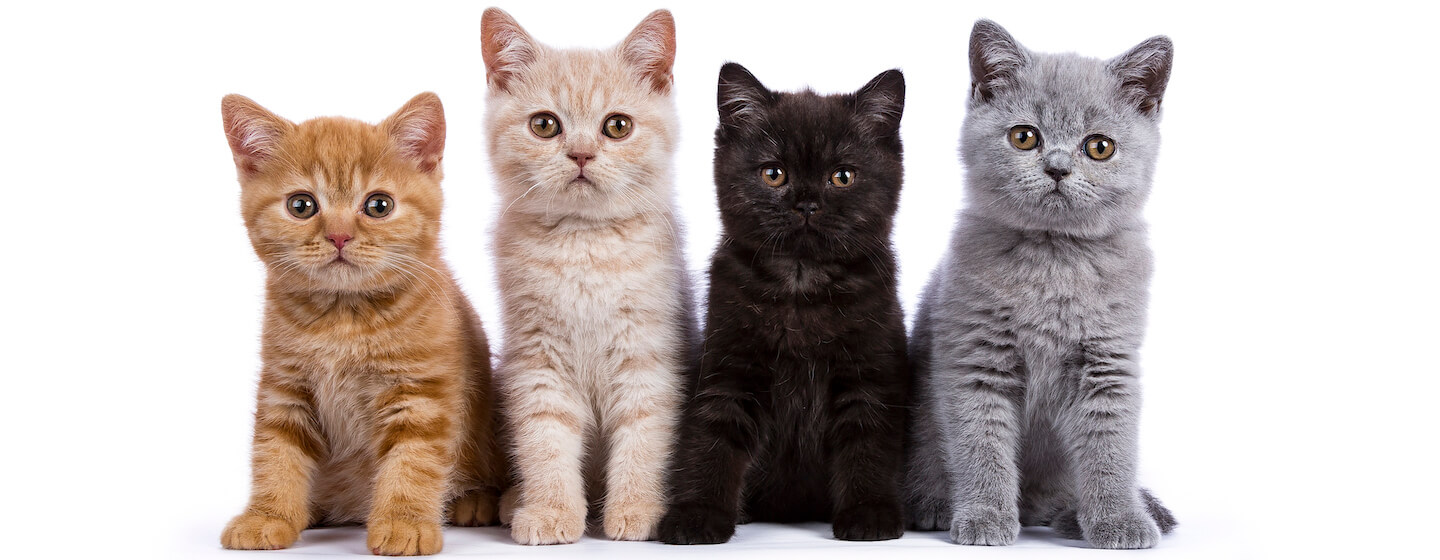
#> input picture Task_1/Section #1 - Basics/Images/cats.jpg, 1440 x 560 px, found by its file name
$ python histogram.py
#> lines starting #> are read from the running program, lines starting #| are printed output that depends on the picture; after the words box and inside, x2 and y2 are one past the last pixel; in counts of white or black regions, pixels touching at a corner belong together
#pylint:disable=no-member

import cv2 as cv
import matplotlib.pyplot as plt
import numpy as np

img = cv.imread('Task_One/Resources/Photos/cats.jpg')
#> img is the input picture: shape (560, 1440, 3); mean B, G, R 178.9, 182.2, 192.5
cv.imshow('Cats', img)

blank = np.zeros(img.shape[:2], dtype='uint8')

gray = cv.cvtColor(img, cv.COLOR_BGR2GRAY)
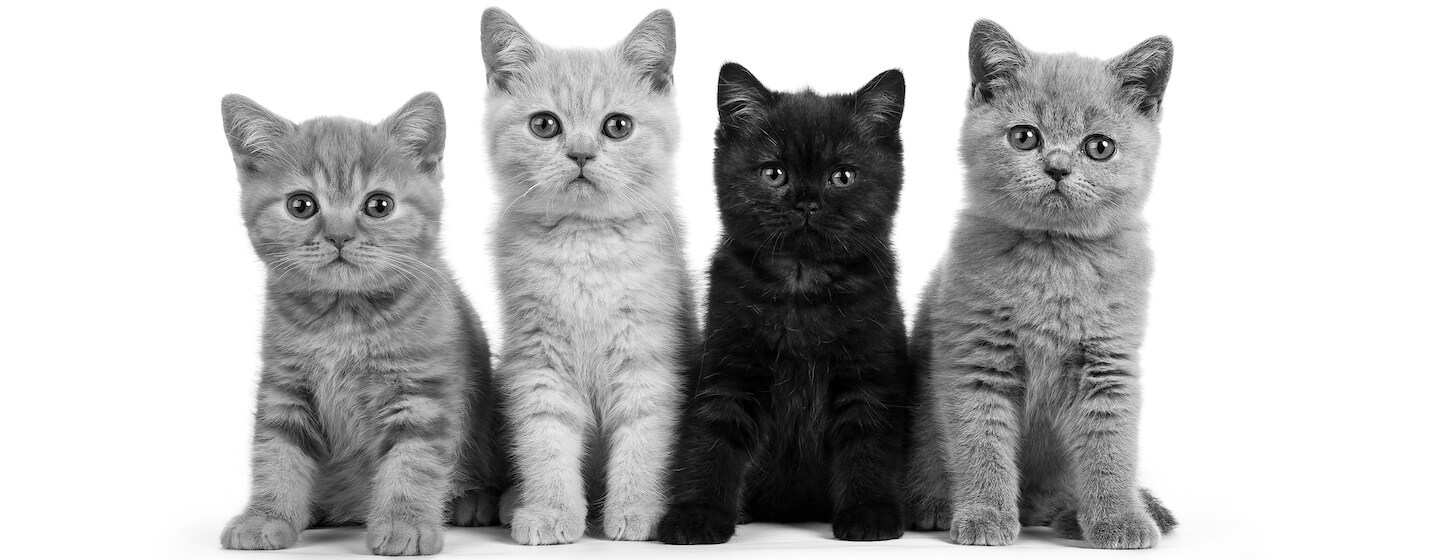
#> gray: shape (560, 1440); min 0, max 255, mean 184.9
cv.imshow('Gray', gray)
cv.waitKey(0)

mask = cv.circle(blank, (img.shape[1]//2,img.shape[0]//2), 100, 255, -1)
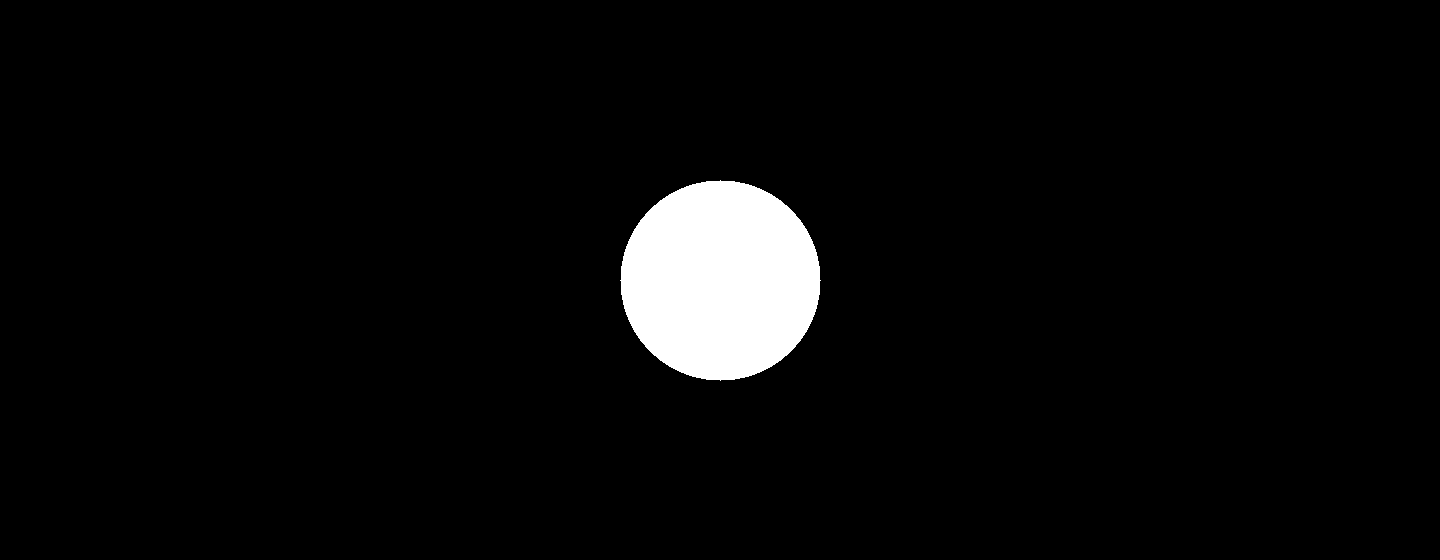
#> blank: shape (560, 1440); 3.9% white; 1 white region, box (x1, y1, x2, y2) and area: (620, 180, 821, 381) 31417

masked = cv.bitwise_and(img,img,mask=mask)
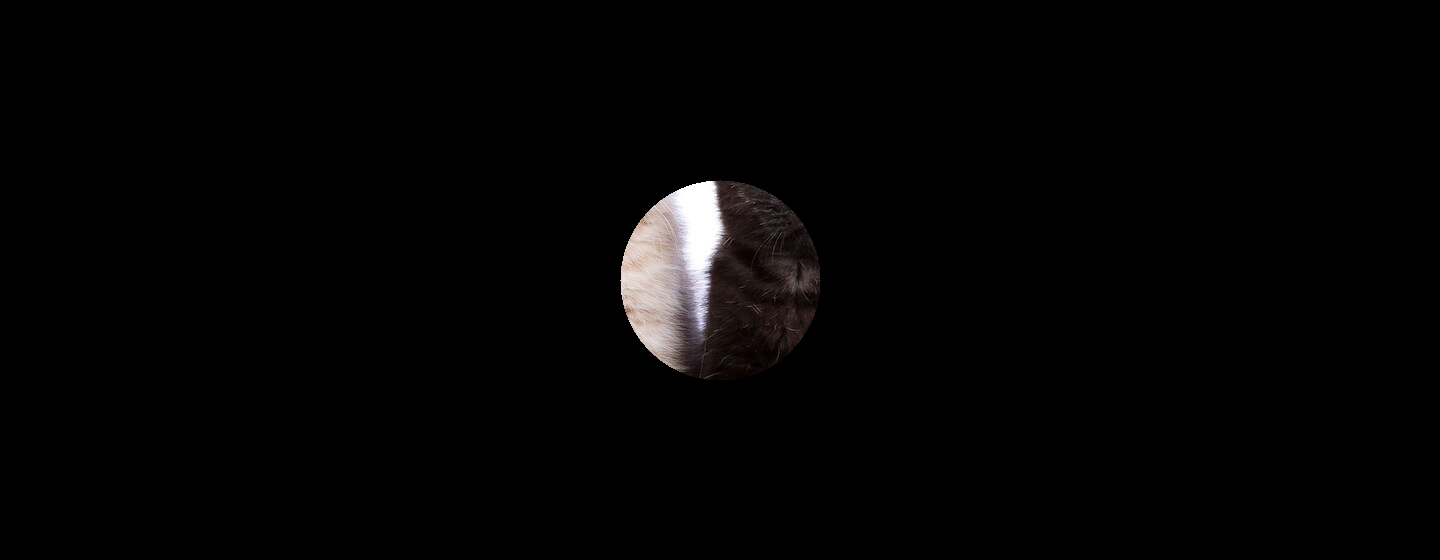
#> masked: shape (560, 1440, 3); mean B, G, R 3.6, 3.7, 4.1
cv.imshow('Mask', masked)
cv.waitKey(0)

# GRayscale histogram
gray_hist = cv.calcHist([gray], [0], mask, [256], [0,256] )
#> gray_hist = 256 values, max 1600 at index 255, min 2 at index 0, mean 122.7

plt.figure()
plt.title('Grayscale Histogram')
plt.xlabel('Bins')
plt.ylabel('# of pixels')
plt.plot(gray_hist)
plt.xlim([0,256])
plt.show()
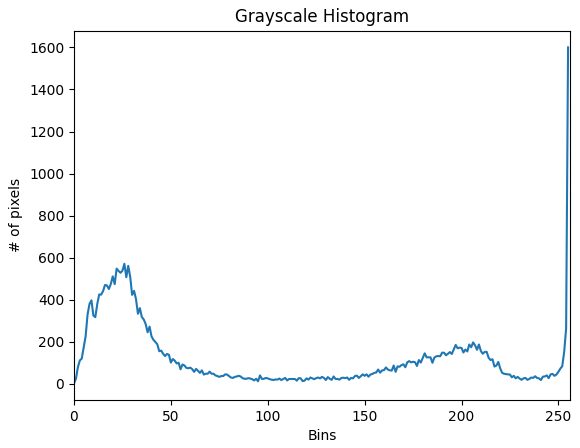
#> figure drawn by matplotlib, 1 panel; curve peaks at x = 255, y = 1600

# Colour Histogram

plt.figure()
plt.title('Colour Histogram')
plt.xlabel('Bins')
plt.ylabel('# of pixels')
colors = ('b', 'g', 'r')
for i,col in enumerate(colors):
    hist = cv.calcHist([img], [i], mask, [256], [0,256])
    plt.plot(hist, color=col)
    plt.xlim([0,256])

plt.show()
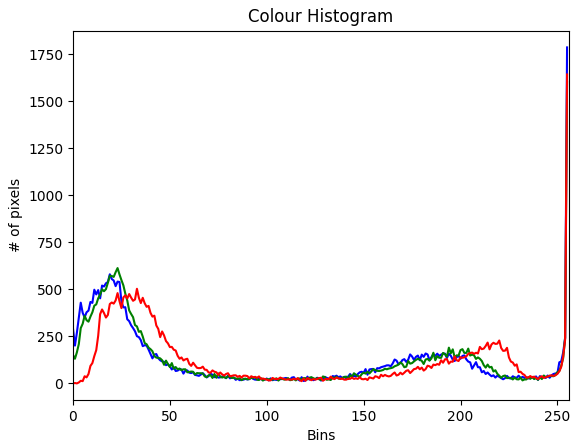
#> figure drawn by matplotlib, 1 panel; curve peaks at x = 255, y = 1786; curve peaks at x = 255, y = 1604; curve peaks at x = 255, y = 1642

cv.waitKey(0)
